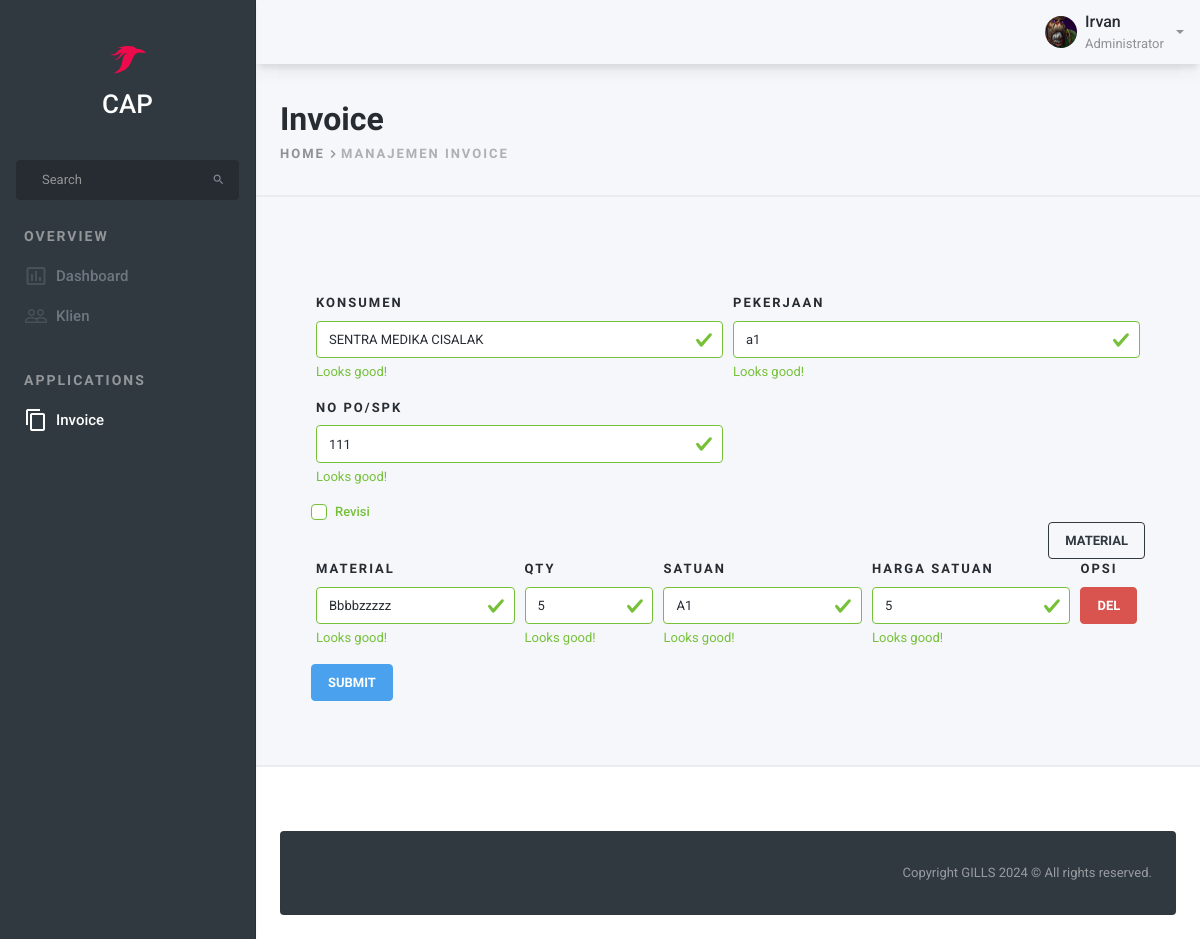
/invoice/15/ (signed in), run on the app's committed database.
### INV/models.py (models this page shows, shortened)
class Invoice(models.Model):
    created = models.DateTimeField(auto_now_add=True, auto_now=False)
    updated = models.DateTimeField(auto_now=True, auto_now_add=False)
    nomor = models.CharField(max_length=225, blank=False, null=False)
    nopospk = models.CharField(max_length=225, blank=False, null=False, default="")
    pt = models.ForeignKey(Pt, on_delete=models.CASCADE, related_name='pt_invoice', default="")
    klien = models.ForeignKey(Klien, on_delete=models.CASCADE, related_name='klien_invoice', default="")
    sub_total = models.DecimalField(max_digits=19, decimal_places=2, default=0)
    total = models.DecimalField(max_digits=19, decimal_places=2, default=0)
    pembulatan = models.IntegerField(default=0)
    potongan = models.ManyToManyField(Potongan, related_name='potongan_invoice')
    terbilang = models.CharField(max_length=255, default="")
    revisi = models.IntegerField(default=0) ###
    created_by = models.ForeignKey(Pengguna, on_delete=models.CASCADE, related_name='invoice_created_by') # created_by
    edited_by = models.ForeignKey(Pengguna, on_delete=models.CASCADE, related_name='invoice_edited_by', blank=True, null=True, default="") # latest edited_by
    notes = models.TextField(default="")
    proyek = models.CharField(max_length=225, blank=False, null=False, default="")
    status = models.BooleanField(default=False) # False = Pending/Rejected, True = Finished/Approved

class InvoiceDetails(models.Model):
    invoice = models.ForeignKey(Invoice, on_delete=models.CASCADE, default="", related_name='invoice_detail')
    nama_barang = models.CharField(max_length=225, blank=False, null=False)
    qty = models.CharField(max_length=225, blank=False, null=False)
    satuan = models.CharField(max_length=30, blank=True, null=True, default="")
    keterangan = models.TextField(default="") ###
    harga_satuan = models.IntegerField(default=0)
    total_harga = models.DecimalField(max_digits=19, decimal_places=2, default=0)

### MainApp/models.py (models this page shows)
class Klien(models.Model):
    klien = models.CharField(max_length=225, blank=False, null=False)
    kode = models.CharField(max_length=30, blank=False, null=False, unique=True)
    alamat = models.TextField(default="", blank=True, null=True)
    telp = models.CharField(max_length=15, default="", blank=True, null=True)
    email = models.EmailField(max_length=125, blank=True, null=True, default="")
    cp = models.CharField(max_length=65, blank=True, null=True)
    def __str__(self):
        return self.klien

### INV/views.py (the view, shortened to what this page needs)
# urls.py: path('invoice/', invoice_management, name='invoice'),
@login_required
def invoice_management(request, pk=None, tipe_req=None):
    user = request.user
    title = 'Manajemen Invoice'
    status_pengguna = cek_status_pengguna(user)
    kods = list([i.kode for i in user.user_pengguna.pt.all()])
    data_list = Invoice.objects.filter(pt__kode__in=kods).order_by('-id')
    query = request.GET.get('q')
    if query:
        data_list = data_list.filter(
            Q(nomor__icontains=query) |
            Q(klien__klien__icontains=query)
        ).distinct()
    paginator = Paginator(data_list, 15)
    page = request.GET.get('page')
    data_list = paginator.get_page(page)
    context = {
        'user': user,
        'title': title,
        'data_list': data_list,
        'bredcum': 'Manajemen Invoice',
        'bredcum_head': 'Invoice',
        'invoice_page': True,
        'query': query,
    }
    context.update(status_pengguna)
    if tipe_req == 'add':
        context.update({'klien_list': Klien.objects.all().order_by('-pk')})
        return render(request, 'INV/inv_post.html', context)
    elif tipe_req == 'update':
        instance = get_object_or_404(Invoice, pk=pk)
        context.update({'instance': instance})
        context.update({'no_inv': instance.nomor.split('/')[2]})
        return render(request, 'INV/inv_post.html', context)
    return render(request, 'INV/inv.html', context)

### utilss/mainapp.py (called while the page is built)
def cek_status_pengguna(user):
    status = {}
    for i in RolesKaryawan.objects.all():
        status['has_'+ i.roles.lower()] = user.user_pengguna.roles.filter(roles=i.roles).count() > 0
    return status

### templates/INV/inv_post.html (shortened to what this page needs)
{% extends 'MainApp/base.html' %}
{% load static %}
{% block content %}
<div class=" pt-32pt pt-sm-64pt pb-32pt was-validated">
    <div class="container page__container">
        <form method="POST" class="col-md-12 p-0 mx-auto">{% csrf_token %}
            <div class="col-lg-12 d-flex align-items-center">
                <div class="flex"
                    style="max-width: 100%">
                    <div class="was-validated">
                        <div class="form-row">
                            <div class="col-6 col-md-6 mb-3">
                                <label class="form-label"
                                    for="validationKonsumen">Konsumen</label>
                                <input type="text"
                                    class="form-control"
                                    id="validationKonsumen"
                                    placeholder="Konsumen"
                                    required="" name="konsumen" list="dataKonsumen" {% if instance %}value="{{ instance.klien }}{% endif %}">
                                <div class="valid-feedback">Looks good!</div>
                            </div>
                            <div class="col-6 col-md-6 mb-3">
                                <label class="form-label"
                                    for="validationPekerjaan">Pekerjaan</label>
                                <input type="text"
                                    class="form-control"
                                    id="validationPekerjaan"
                                    placeholder="Pekerjaan"
                                    required="" name="pekerjaan" {% if instance %}value="{{ instance.proyek }}"{% endif %}>
                                <div class="valid-feedback">Looks good!</div>
                            </div>
                        </div>
                        <div class="form-row">
                            <div class="col-6 col-md-6 mb-3">
                                <label class="form-label"
                                    for="validationPOSPK">No PO/SPK</label>
                                <input type="text"
                                    class="form-control"
                                    id="validationPOSPK"
                                    placeholder="No PO/SPK"
                                    required="" name="nopospk" {% if instance %}value="{{ instance.nopospk }}"{% endif %}>
                                <div class="valid-feedback">Looks good!</div>
                            </div>
                        </div>
                        {% if instance %}
                        <div class="form-row">
                            <div class="custom-control custom-checkbox">
                                <label class="custom-control-label"
                                       for="invalidCheck01">
                                    Revisi
                                </label>
                            </div>
                        </div>
                        <div class="form-row">
                            <button class="btn btn-outline-dark d-block mr-0 ml-auto"
                                type="button" id="iniNihBtn">Material</button>
                        </div>
                        <div id="iniNih">
                        {% for i in instance.invoice_detail.all %}
                        <div class="input-group">
                            <div class="form-row anak" id="mat{{ i.pk }}">
                                <div class="col-3 col-md-3 mb-3">
                                    <label class="form-label"
                                        for="validationSample01">Material</label>
                                    <input type="text"
                                        class="form-control"
                                        id="validationSample01"
                                        placeholder="Material"
                                        required="" name="material" value="{{ i.nama_barang }}">
                                    <div class="valid-feedback">Looks good!</div>
                                </div>
                                <div class="col-2 col-md-2 mb-3">
                                    <label class="form-label"
                                        for="validationSample02">Qty</label>
                                    <input type="text"
                                        class="form-control cobaQTY"
                                        id="validationSample02"
                                        placeholder="Qty"
                                        required="" name="qty" value="{{ i.qty }}">
                                    <div class="valid-feedback">Looks good!</div>
                                </div>
                                <div class="col-3 col-md-3 mb-3">
                                    <label class="form-label"
                                        for="validationSample02">Satuan</label>
                                    <input type="text"
                                        class="form-control"
                                        id="validationSample02"
                                        placeholder="Satuan"
                                        required="" name="satuan" value="{{ i.satuan }}">
                                    <div class="valid-feedback">Looks good!</div>
                                </div>
                                <div class="col-3 col-md-3 mb-3">
                                    <label class="form-label"
                                        for="validationSample02">Harga Satuan</label>
                                    <input type="text"
                                        class="form-control cobaHS"
                                        id="validationSample02"
                                        placeholder="Harga Satuan"
                                        required="" name="harga_satuan" value="{{ i.harga_satuan }}">
                                    <div class="valid-feedback">Looks good!</div>
                                </div>
                                <div class="col-1 col-md-1 mb-3"><label class="form-label">Opsi</label><button type="button" class="btn btn-danger removeDivBtn" data-id="mat{{ i.pk }}" id="removeDivBtn">Del</button></div>
                            </div>
                        </div>
                        {% endfor %}
                        </div>
                        {% endif %}
                    </div>
                    <div class="form-row">
                        <button class="btn btn-primary d-block"
                                type="submit">Submit</button>
                    </div>
                </div>
            </div>
        </form>
    </div>
</div>
{% endblock content %}

### templates/MainApp/navbar.html (shortened to what this page needs)
{% load static %}
<div class="navbar navbar-expand navbar-shadow px-0  pl-lg-16pt navbar-light bg-body" id="default-navbar" data-primary>
    <div class="nav navbar-nav flex-nowrap d-flex ml-0 mr-16pt">
        <div class="nav-item dropdown d-none d-sm-flex">
            <a href="#" class="nav-link d-flex align-items-center dropdown-toggle" data-toggle="dropdown">
                <img width="32" height="32" class="rounded-circle mr-8pt"
                    src="{% static 'assets/images/gondar.jpeg' %}" alt="account" />
                <span class="flex d-flex flex-column mr-8pt">
                    <span class="navbar-text-100">{{ user.first_name }}</span>
                    <small class="navbar-text-50">Administrator</small>
                </span>
            </a>
        </div>
    </div>
</div>

### templates/static/assets/css/preloader.css (style rules this page uses)
:root { --sk-size:64px;--sk-color:#fff }

### data on the page
Invoice: konsumen "SENTRA MEDIKA CISALAK", pekerjaan "a1", nopospk "111"
InvoiceDetails: material "Bbbbzzzzz", qty "5", satuan "A1", harga_satuan "5"

### other printed values
{{ user.first_name }} "Irvan"
{{ bredcum_head }} "Invoice"
{{ bredcum }} "MANAJEMEN INVOICE"
